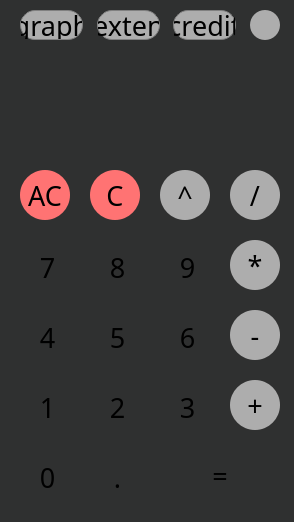
<?xml version="1.0" encoding="UTF-8"?>
<ui version="4.0">
 <class>MainWindow</class>
 <widget class="QMainWindow" name="MainWindow">
  <property name="geometry">
   <rect>
    <x>0</x>
    <y>0</y>
    <width>294</width>
    <height>522</height>
   </rect>
  </property>
  <property name="sizePolicy">
   <sizepolicy hsizetype="Preferred" vsizetype="Preferred">
    <horstretch>0</horstretch>
    <verstretch>0</verstretch>
   </sizepolicy>
  </property>
  <property name="font">
   <font>
    <family>.AppleSystemUIFontMonospaced</family>
   </font>
  </property>
  <property name="windowTitle">
   <string>MainWindow</string>
  </property>
  <property name="styleSheet">
   <string notr="true">background-color: #2f3030;
</string>
  </property>
  <widget class="QWidget" name="centralwidget">
   <property name="styleSheet">
    <string notr="true"/>
   </property>
   <widget class="QLabel" name="label">
    <property name="geometry">
     <rect>
      <x>10</x>
      <y>80</y>
      <width>271</width>
      <height>61</height>
     </rect>
    </property>
    <property name="font">
     <font>
      <family>Apple SD Gothic Neo</family>
      <pointsize>30</pointsize>
     </font>
    </property>
    <property name="cursor">
     <cursorShape>ArrowCursor</cursorShape>
    </property>
    <property name="layoutDirection">
     <enum>Qt::LeftToRight</enum>
    </property>
    <property name="autoFillBackground">
     <bool>false</bool>
    </property>
    <property name="styleSheet">
     <string notr="true">QLabel {
  qproperty-alignment: 'AlignVCenter | AlignRight';

}

background-color : white;</string>
    </property>
    <property name="text">
     <string/>
    </property>
    <property name="scaledContents">
     <bool>false</bool>
    </property>
    <property name="alignment">
     <set>Qt::AlignRight|Qt::AlignTrailing|Qt::AlignVCenter</set>
    </property>
    <property name="margin">
     <number>0</number>
    </property>
    <property name="indent">
     <number>0</number>
    </property>
   </widget>
   <widget class="QPushButton" name="pushButton_clear">
    <property name="geometry">
     <rect>
      <x>20</x>
      <y>170</y>
      <width>50</width>
      <height>50</height>
     </rect>
    </property>
    <property name="font">
     <font>
      <family>Apple SD Gothic Neo</family>
      <pointsize>20</pointsize>
     </font>
    </property>
    <property name="styleSheet">
     <string notr="true">QPushButton {
   background-color: #FF7373;

border-radius: 25px
}

QPushButton:pressed {
    background-color: qlineargradient(x1: 0, y1: 0, x2: 0, y2: 1,
                                      stop: 0 #CF5FD3, stop: 1 #4671D5);

}

</string>
    </property>
    <property name="text">
     <string>AC</string>
    </property>
   </widget>
   <widget class="QPushButton" name="pushButton_clear_symb">
    <property name="geometry">
     <rect>
      <x>90</x>
      <y>170</y>
      <width>50</width>
      <height>50</height>
     </rect>
    </property>
    <property name="font">
     <font>
      <family>Apple SD Gothic Neo</family>
      <pointsize>20</pointsize>
     </font>
    </property>
    <property name="styleSheet">
     <string notr="true">QPushButton {
   background-color: #FF7373;

border-radius: 25px
}

QPushButton:pressed {
    background-color: qlineargradient(x1: 0, y1: 0, x2: 0, y2: 1,
                                      stop: 0 #CF5FD3, stop: 1 #4671D5);

}

</string>
    </property>
    <property name="text">
     <string>C</string>
    </property>
   </widget>
   <widget class="QPushButton" name="pushButton_div">
    <property name="geometry">
     <rect>
      <x>230</x>
      <y>170</y>
      <width>50</width>
      <height>50</height>
     </rect>
    </property>
    <property name="font">
     <font>
      <family>Apple SD Gothic Neo</family>
      <pointsize>20</pointsize>
     </font>
    </property>
    <property name="styleSheet">
     <string notr="true">QPushButton {
  background-color: #adadad;

border-radius: 25px
}

QPushButton:pressed {
    background-color: qlineargradient(x1: 0, y1: 0, x2: 0, y2: 1,
                                      stop: 0 #dadbde, stop: 1 #f6f7fa);
}
</string>
    </property>
    <property name="text">
     <string>/</string>
    </property>
   </widget>
   <widget class="QPushButton" name="pushButton_mult">
    <property name="geometry">
     <rect>
      <x>230</x>
      <y>240</y>
      <width>50</width>
      <height>50</height>
     </rect>
    </property>
    <property name="font">
     <font>
      <family>Apple SD Gothic Neo</family>
      <pointsize>20</pointsize>
     </font>
    </property>
    <property name="styleSheet">
     <string notr="true">QPushButton {
  background-color: #adadad;

border-radius: 25px
}

QPushButton:pressed {
    background-color: qlineargradient(x1: 0, y1: 0, x2: 0, y2: 1,
                                      stop: 0 #dadbde, stop: 1 #f6f7fa);
}
</string>
    </property>
    <property name="text">
     <string>*</string>
    </property>
   </widget>
   <widget class="QPushButton" name="pushButton_9">
    <property name="geometry">
     <rect>
      <x>160</x>
      <y>240</y>
      <width>55</width>
      <height>55</height>
     </rect>
    </property>
    <property name="font">
     <font>
      <family>DecoType Naskh</family>
      <pointsize>20</pointsize>
      <bold>false</bold>
      <kerning>false</kerning>
     </font>
    </property>
    <property name="styleSheet">
     <string notr="true">QPushButton {

   border: 0px ;
border-radius: 27px
}
QPushButton:pressed {
    background-color: qlineargradient(x1: 0, y1: 0, x2: 0, y2: 1,
                                      stop: 0 #dadbde, stop: 1 #f6f7fa);
}

</string>
    </property>
    <property name="text">
     <string>9</string>
    </property>
   </widget>
   <widget class="QPushButton" name="pushButton_8">
    <property name="geometry">
     <rect>
      <x>90</x>
      <y>240</y>
      <width>55</width>
      <height>55</height>
     </rect>
    </property>
    <property name="font">
     <font>
      <family>DecoType Naskh</family>
      <pointsize>20</pointsize>
      <bold>false</bold>
      <kerning>false</kerning>
     </font>
    </property>
    <property name="styleSheet">
     <string notr="true">QPushButton {

   border: 0px ;
border-radius: 27px
}
QPushButton:pressed {
    background-color: qlineargradient(x1: 0, y1: 0, x2: 0, y2: 1,
                                      stop: 0 #dadbde, stop: 1 #f6f7fa);
}

</string>
    </property>
    <property name="text">
     <string>8</string>
    </property>
   </widget>
   <widget class="QPushButton" name="pushButton_7">
    <property name="geometry">
     <rect>
      <x>20</x>
      <y>240</y>
      <width>55</width>
      <height>55</height>
     </rect>
    </property>
    <property name="font">
     <font>
      <family>DecoType Naskh</family>
      <pointsize>20</pointsize>
      <bold>false</bold>
      <kerning>false</kerning>
     </font>
    </property>
    <property name="styleSheet">
     <string notr="true">QPushButton {

   border: 0px ;
border-radius: 27px
}
QPushButton:pressed {
    background-color: qlineargradient(x1: 0, y1: 0, x2: 0, y2: 1,
                                      stop: 0 #dadbde, stop: 1 #f6f7fa);
}

</string>
    </property>
    <property name="text">
     <string>7</string>
    </property>
   </widget>
   <widget class="QPushButton" name="pushButton_minus">
    <property name="geometry">
     <rect>
      <x>230</x>
      <y>310</y>
      <width>50</width>
      <height>50</height>
     </rect>
    </property>
    <property name="font">
     <font>
      <family>Apple SD Gothic Neo</family>
      <pointsize>20</pointsize>
     </font>
    </property>
    <property name="styleSheet">
     <string notr="true">QPushButton {
  background-color: #adadad;

border-radius: 25px
}

QPushButton:pressed {
    background-color: qlineargradient(x1: 0, y1: 0, x2: 0, y2: 1,
                                      stop: 0 #dadbde, stop: 1 #f6f7fa);
}
</string>
    </property>
    <property name="text">
     <string>-</string>
    </property>
   </widget>
   <widget class="QPushButton" name="pushButton_6">
    <property name="geometry">
     <rect>
      <x>160</x>
      <y>310</y>
      <width>55</width>
      <height>55</height>
     </rect>
    </property>
    <property name="font">
     <font>
      <family>DecoType Naskh</family>
      <pointsize>20</pointsize>
      <bold>false</bold>
      <kerning>false</kerning>
     </font>
    </property>
    <property name="styleSheet">
     <string notr="true">QPushButton {

   border: 0px ;
border-radius: 27px
}
QPushButton:pressed {
    background-color: qlineargradient(x1: 0, y1: 0, x2: 0, y2: 1,
                                      stop: 0 #dadbde, stop: 1 #f6f7fa);
}

</string>
    </property>
    <property name="text">
     <string>6</string>
    </property>
   </widget>
   <widget class="QPushButton" name="pushButton_5">
    <property name="geometry">
     <rect>
      <x>90</x>
      <y>310</y>
      <width>55</width>
      <height>55</height>
     </rect>
    </property>
    <property name="font">
     <font>
      <family>DecoType Naskh</family>
      <pointsize>20</pointsize>
      <bold>false</bold>
     </font>
    </property>
    <property name="styleSheet">
     <string notr="true">QPushButton {

   border: 0px ;
border-radius: 27px
}
QPushButton:pressed {
    background-color: qlineargradient(x1: 0, y1: 0, x2: 0, y2: 1,
                                      stop: 0 #dadbde, stop: 1 #f6f7fa);
}

</string>
    </property>
    <property name="text">
     <string>5</string>
    </property>
   </widget>
   <widget class="QPushButton" name="pushButton_4">
    <property name="geometry">
     <rect>
      <x>20</x>
      <y>310</y>
      <width>55</width>
      <height>55</height>
     </rect>
    </property>
    <property name="font">
     <font>
      <family>DecoType Naskh</family>
      <pointsize>20</pointsize>
      <bold>false</bold>
      <kerning>false</kerning>
     </font>
    </property>
    <property name="styleSheet">
     <string notr="true">QPushButton {

   border: 0px ;
border-radius: 27px
}
QPushButton:pressed {
    background-color: qlineargradient(x1: 0, y1: 0, x2: 0, y2: 1,
                                      stop: 0 #dadbde, stop: 1 #f6f7fa);
}

</string>
    </property>
    <property name="text">
     <string>4</string>
    </property>
   </widget>
   <widget class="QPushButton" name="pushButton_plus">
    <property name="geometry">
     <rect>
      <x>230</x>
      <y>380</y>
      <width>50</width>
      <height>50</height>
     </rect>
    </property>
    <property name="font">
     <font>
      <family>Apple SD Gothic Neo</family>
      <pointsize>20</pointsize>
     </font>
    </property>
    <property name="styleSheet">
     <string notr="true">QPushButton {
  background-color: #adadad;

border-radius: 25px
}

QPushButton:pressed {
    background-color: qlineargradient(x1: 0, y1: 0, x2: 0, y2: 1,
                                      stop: 0 #dadbde, stop: 1 #f6f7fa);
}
</string>
    </property>
    <property name="text">
     <string>+</string>
    </property>
   </widget>
   <widget class="QPushButton" name="pushButton_3">
    <property name="geometry">
     <rect>
      <x>160</x>
      <y>380</y>
      <width>55</width>
      <height>55</height>
     </rect>
    </property>
    <property name="font">
     <font>
      <family>DecoType Naskh</family>
      <pointsize>20</pointsize>
      <bold>false</bold>
      <kerning>false</kerning>
     </font>
    </property>
    <property name="styleSheet">
     <string notr="true">QPushButton {

   border: 0px ;
border-radius: 27px
}
QPushButton:pressed {
    background-color: qlineargradient(x1: 0, y1: 0, x2: 0, y2: 1,
                                      stop: 0 #dadbde, stop: 1 #f6f7fa);
}

</string>
    </property>
    <property name="text">
     <string>3</string>
    </property>
   </widget>
   <widget class="QPushButton" name="pushButton_2">
    <property name="geometry">
     <rect>
      <x>90</x>
      <y>380</y>
      <width>55</width>
      <height>55</height>
     </rect>
    </property>
    <property name="font">
     <font>
      <family>DecoType Naskh</family>
      <pointsize>20</pointsize>
      <bold>false</bold>
      <kerning>false</kerning>
     </font>
    </property>
    <property name="styleSheet">
     <string notr="true">QPushButton {

   border: 0px ;
border-radius: 27px
}
QPushButton:pressed {
    background-color: qlineargradient(x1: 0, y1: 0, x2: 0, y2: 1,
                                      stop: 0 #dadbde, stop: 1 #f6f7fa);
}

</string>
    </property>
    <property name="text">
     <string>2</string>
    </property>
   </widget>
   <widget class="QPushButton" name="pushButton_1">
    <property name="geometry">
     <rect>
      <x>20</x>
      <y>380</y>
      <width>55</width>
      <height>55</height>
     </rect>
    </property>
    <property name="font">
     <font>
      <family>DecoType Naskh</family>
      <pointsize>20</pointsize>
      <bold>false</bold>
      <kerning>false</kerning>
     </font>
    </property>
    <property name="styleSheet">
     <string notr="true">QPushButton {

   border: 0px ;
border-radius: 27px
}
QPushButton:pressed {
    background-color: qlineargradient(x1: 0, y1: 0, x2: 0, y2: 1,
                                      stop: 0 #dadbde, stop: 1 #f6f7fa);
}

</string>
    </property>
    <property name="text">
     <string>1</string>
    </property>
   </widget>
   <widget class="QPushButton" name="pushButton_dot">
    <property name="geometry">
     <rect>
      <x>90</x>
      <y>450</y>
      <width>55</width>
      <height>55</height>
     </rect>
    </property>
    <property name="font">
     <font>
      <family>Apple SD Gothic Neo</family>
      <pointsize>20</pointsize>
      <bold>false</bold>
     </font>
    </property>
    <property name="styleSheet">
     <string notr="true">QPushButton {

   border: 0px ;
border-radius: 27px
}
QPushButton:pressed {
    background-color: qlineargradient(x1: 0, y1: 0, x2: 0, y2: 1,
                                      stop: 0 #dadbde, stop: 1 #f6f7fa);
}

</string>
    </property>
    <property name="text">
     <string>.</string>
    </property>
   </widget>
   <widget class="QPushButton" name="pushButton_0">
    <property name="geometry">
     <rect>
      <x>20</x>
      <y>450</y>
      <width>55</width>
      <height>55</height>
     </rect>
    </property>
    <property name="font">
     <font>
      <family>DecoType Naskh</family>
      <pointsize>20</pointsize>
      <bold>false</bold>
      <kerning>false</kerning>
     </font>
    </property>
    <property name="accessibleName">
     <string/>
    </property>
    <property name="layoutDirection">
     <enum>Qt::RightToLeft</enum>
    </property>
    <property name="styleSheet">
     <string notr="true">QPushButton {

   border: 0px ;
border-radius: 27px
}
QPushButton:pressed {
    background-color: qlineargradient(x1: 0, y1: 0, x2: 0, y2: 1,
                                      stop: 0 #dadbde, stop: 1 #f6f7fa);
}

</string>
    </property>
    <property name="text">
     <string>0</string>
    </property>
   </widget>
   <widget class="QPushButton" name="pushButton_result">
    <property name="geometry">
     <rect>
      <x>160</x>
      <y>450</y>
      <width>120</width>
      <height>50</height>
     </rect>
    </property>
    <property name="font">
     <font>
      <family>Apple SD Gothic Neo</family>
      <pointsize>20</pointsize>
     </font>
    </property>
    <property name="styleSheet">
     <string notr="true">QPushButton {
   background: qlineargradient(x1:0, y1:0, x2:3 y2:0,
                stop:0 #4671D5, stop: 0.3 #F56E8D, stop:1 #CF5FD3);
border-radius: 25px
}

QPushButton:pressed {
    background-color: qlineargradient(x1: 0, y1: 0, x2: 0, y2: 1,
                                      stop: 0 #dadbde, stop: 1 #f6f7fa);
}

</string>
    </property>
    <property name="text">
     <string>=</string>
    </property>
   </widget>
   <widget class="QPushButton" name="pushButton_dark">
    <property name="geometry">
     <rect>
      <x>250</x>
      <y>10</y>
      <width>30</width>
      <height>30</height>
     </rect>
    </property>
    <property name="font">
     <font>
      <family>Apple SD Gothic Neo</family>
     </font>
    </property>
    <property name="styleSheet">
     <string notr="true">QPushButton {
 background-color: #adadad;
border-radius: 15px
}

QPushButton:pressed {
    background-color: qlineargradient(x1: 0, y1: 0, x2: 0, y2: 1,
                                      stop: 0 #dadbde, stop: 1 #f6f7fa);
}

</string>
    </property>
    <property name="text">
     <string/>
    </property>
   </widget>
   <widget class="QPushButton" name="pushButton_log">
    <property name="geometry">
     <rect>
      <x>370</x>
      <y>380</y>
      <width>50</width>
      <height>50</height>
     </rect>
    </property>
    <property name="font">
     <font>
      <family>Apple SD Gothic Neo</family>
      <pointsize>20</pointsize>
      <bold>false</bold>
     </font>
    </property>
    <property name="styleSheet">
     <string notr="true">QPushButton {
  background-color: #adadad;
border: 1px solid gray;
border-radius: 25px;
text-align: center
}
QPushButton:pressed {
    background-color: qlineargradient(x1: 0, y1: 0, x2: 0, y2: 1,
                                      stop: 0 #dadbde, stop: 1 #f6f7fa);
}

</string>
    </property>
    <property name="text">
     <string>log</string>
    </property>
   </widget>
   <widget class="QPushButton" name="pushButton_sqrt">
    <property name="geometry">
     <rect>
      <x>440</x>
      <y>380</y>
      <width>50</width>
      <height>50</height>
     </rect>
    </property>
    <property name="font">
     <font>
      <family>Apple SD Gothic Neo</family>
      <pointsize>20</pointsize>
      <bold>false</bold>
     </font>
    </property>
    <property name="styleSheet">
     <string notr="true">QPushButton {
  background-color: #adadad;
border: 1px solid gray;
border-radius: 25px;
text-align: center
}
QPushButton:pressed {
    background-color: qlineargradient(x1: 0, y1: 0, x2: 0, y2: 1,
                                      stop: 0 #dadbde, stop: 1 #f6f7fa);
}

</string>
    </property>
    <property name="text">
     <string>sqrt</string>
    </property>
   </widget>
   <widget class="QPushButton" name="pushButton_bracket1">
    <property name="geometry">
     <rect>
      <x>300</x>
      <y>170</y>
      <width>50</width>
      <height>50</height>
     </rect>
    </property>
    <property name="font">
     <font>
      <family>Apple SD Gothic Neo</family>
      <pointsize>20</pointsize>
      <bold>false</bold>
     </font>
    </property>
    <property name="styleSheet">
     <string notr="true">QPushButton {
  background-color: #adadad;
border: 1px solid gray;
border-radius: 25px;
text-align: center
}
QPushButton:pressed {
    background-color: qlineargradient(x1: 0, y1: 0, x2: 0, y2: 1,
                                      stop: 0 #dadbde, stop: 1 #f6f7fa);
}

</string>
    </property>
    <property name="text">
     <string>(</string>
    </property>
   </widget>
   <widget class="QPushButton" name="pushButton_X">
    <property name="geometry">
     <rect>
      <x>300</x>
      <y>450</y>
      <width>50</width>
      <height>50</height>
     </rect>
    </property>
    <property name="font">
     <font>
      <family>Apple SD Gothic Neo</family>
      <pointsize>35</pointsize>
      <bold>false</bold>
     </font>
    </property>
    <property name="styleSheet">
     <string notr="true">QPushButton {
  background-color: #adadad;
border: 2px solid white;
border-radius: 10px;
text-align: center;

}
QPushButton:pressed {
    background-color: qlineargradient(x1: 0, y1: 0, x2: 0, y2: 1,
                                      stop: 0 #dadbde, stop: 1 #f6f7fa);
}

</string>
    </property>
    <property name="text">
     <string>x</string>
    </property>
   </widget>
   <widget class="QPushButton" name="pushButton_credit">
    <property name="geometry">
     <rect>
      <x>173</x>
      <y>10</y>
      <width>63</width>
      <height>30</height>
     </rect>
    </property>
    <property name="font">
     <font>
      <family>Avenir</family>
      <pointsize>20</pointsize>
      <bold>false</bold>
     </font>
    </property>
    <property name="styleSheet">
     <string notr="true">QPushButton {
color: black;
  background-color: #adadad;
  border: 1px solid gray;
border-radius: 15px
}

QPushButton:pressed {
    background-color: qlineargradient(x1: 0, y1: 0, x2: 0, y2: 1,
                                      stop: 0 #dadbde, stop: 1 #f6f7fa);
}
</string>
    </property>
    <property name="text">
     <string>credit</string>
    </property>
   </widget>
   <widget class="QPushButton" name="pushButton_ln">
    <property name="geometry">
     <rect>
      <x>300</x>
      <y>380</y>
      <width>50</width>
      <height>50</height>
     </rect>
    </property>
    <property name="font">
     <font>
      <family>Apple SD Gothic Neo</family>
      <pointsize>20</pointsize>
      <bold>false</bold>
     </font>
    </property>
    <property name="styleSheet">
     <string notr="true">QPushButton {
  background-color: #adadad;
border: 1px solid gray;
border-radius: 25px;
text-align: center
}
QPushButton:pressed {
    background-color: qlineargradient(x1: 0, y1: 0, x2: 0, y2: 1,
                                      stop: 0 #dadbde, stop: 1 #f6f7fa);
}

</string>
    </property>
    <property name="text">
     <string>ln</string>
    </property>
   </widget>
   <widget class="QPushButton" name="pushButton_bracket2">
    <property name="geometry">
     <rect>
      <x>370</x>
      <y>170</y>
      <width>50</width>
      <height>50</height>
     </rect>
    </property>
    <property name="font">
     <font>
      <family>Apple SD Gothic Neo</family>
      <pointsize>20</pointsize>
      <bold>false</bold>
     </font>
    </property>
    <property name="styleSheet">
     <string notr="true">QPushButton {
  background-color: #adadad;
border: 1px solid gray;
border-radius: 25px;
text-align: center
}
QPushButton:pressed {
    background-color: qlineargradient(x1: 0, y1: 0, x2: 0, y2: 1,
                                      stop: 0 #dadbde, stop: 1 #f6f7fa);
}

</string>
    </property>
    <property name="text">
     <string>)</string>
    </property>
   </widget>
   <widget class="QPushButton" name="pushButton_sin">
    <property name="geometry">
     <rect>
      <x>300</x>
      <y>240</y>
      <width>50</width>
      <height>50</height>
     </rect>
    </property>
    <property name="font">
     <font>
      <family>Apple SD Gothic Neo</family>
      <pointsize>20</pointsize>
     </font>
    </property>
    <property name="styleSheet">
     <string notr="true">QPushButton {
  background-color: #adadad;
border: 1px solid gray;
border-radius: 25px;
text-align: center
}
QPushButton:pressed {
    background-color: qlineargradient(x1: 0, y1: 0, x2: 0, y2: 1,
                                      stop: 0 #dadbde, stop: 1 #f6f7fa);
}

</string>
    </property>
    <property name="text">
     <string>sin</string>
    </property>
   </widget>
   <widget class="QPushButton" name="pushButton_cos">
    <property name="geometry">
     <rect>
      <x>370</x>
      <y>240</y>
      <width>50</width>
      <height>50</height>
     </rect>
    </property>
    <property name="font">
     <font>
      <family>Apple SD Gothic Neo</family>
      <pointsize>20</pointsize>
      <bold>false</bold>
     </font>
    </property>
    <property name="styleSheet">
     <string notr="true">QPushButton {
  background-color: #adadad;
border: 1px solid gray;
border-radius: 25px;
text-align: center
}
QPushButton:pressed {
    background-color: qlineargradient(x1: 0, y1: 0, x2: 0, y2: 1,
                                      stop: 0 #dadbde, stop: 1 #f6f7fa);
}

</string>
    </property>
    <property name="text">
     <string>cos</string>
    </property>
   </widget>
   <widget class="QPushButton" name="pushButton_tan">
    <property name="geometry">
     <rect>
      <x>440</x>
      <y>240</y>
      <width>50</width>
      <height>50</height>
     </rect>
    </property>
    <property name="font">
     <font>
      <family>Apple SD Gothic Neo</family>
      <pointsize>20</pointsize>
      <bold>false</bold>
     </font>
    </property>
    <property name="styleSheet">
     <string notr="true">QPushButton {
  background-color: #adadad;
border: 1px solid gray;
border-radius: 25px;
text-align: center
}
QPushButton:pressed {
    background-color: qlineargradient(x1: 0, y1: 0, x2: 0, y2: 1,
                                      stop: 0 #dadbde, stop: 1 #f6f7fa);
}

</string>
    </property>
    <property name="text">
     <string>tan</string>
    </property>
   </widget>
   <widget class="QPushButton" name="pushButton_acos">
    <property name="geometry">
     <rect>
      <x>370</x>
      <y>310</y>
      <width>50</width>
      <height>50</height>
     </rect>
    </property>
    <property name="font">
     <font>
      <family>Apple SD Gothic Neo</family>
      <pointsize>20</pointsize>
      <bold>false</bold>
     </font>
    </property>
    <property name="styleSheet">
     <string notr="true">QPushButton {
  background-color: #adadad;
border: 1px solid gray;
border-radius: 25px;
text-align: center
}
QPushButton:pressed {
    background-color: qlineargradient(x1: 0, y1: 0, x2: 0, y2: 1,
                                      stop: 0 #dadbde, stop: 1 #f6f7fa);
}

</string>
    </property>
    <property name="text">
     <string>acos</string>
    </property>
   </widget>
   <widget class="QPushButton" name="pushButton_atan">
    <property name="geometry">
     <rect>
      <x>440</x>
      <y>310</y>
      <width>50</width>
      <height>50</height>
     </rect>
    </property>
    <property name="font">
     <font>
      <family>Apple SD Gothic Neo</family>
      <pointsize>20</pointsize>
      <bold>false</bold>
     </font>
    </property>
    <property name="styleSheet">
     <string notr="true">QPushButton {
  background-color: #adadad;
border: 1px solid gray;
border-radius: 25px;
text-align: center
}
QPushButton:pressed {
    background-color: qlineargradient(x1: 0, y1: 0, x2: 0, y2: 1,
                                      stop: 0 #dadbde, stop: 1 #f6f7fa);
}

</string>
    </property>
    <property name="text">
     <string>atan</string>
    </property>
   </widget>
   <widget class="QPushButton" name="pushButton_asin">
    <property name="geometry">
     <rect>
      <x>300</x>
      <y>310</y>
      <width>50</width>
      <height>50</height>
     </rect>
    </property>
    <property name="font">
     <font>
      <family>Apple SD Gothic Neo</family>
      <pointsize>20</pointsize>
      <bold>false</bold>
     </font>
    </property>
    <property name="styleSheet">
     <string notr="true">QPushButton {
  background-color: #adadad;
border: 1px solid gray;
border-radius: 25px;
text-align: center
}
QPushButton:pressed {
    background-color: qlineargradient(x1: 0, y1: 0, x2: 0, y2: 1,
                                      stop: 0 #dadbde, stop: 1 #f6f7fa);
}

</string>
    </property>
    <property name="text">
     <string>asin</string>
    </property>
   </widget>
   <widget class="QPushButton" name="pushButton_degree">
    <property name="geometry">
     <rect>
      <x>160</x>
      <y>170</y>
      <width>50</width>
      <height>50</height>
     </rect>
    </property>
    <property name="font">
     <font>
      <family>Apple SD Gothic Neo</family>
      <pointsize>20</pointsize>
      <bold>false</bold>
     </font>
    </property>
    <property name="styleSheet">
     <string notr="true">QPushButton {
  background-color: #adadad;

border-radius: 25px
}

QPushButton:pressed {
    background-color: qlineargradient(x1: 0, y1: 0, x2: 0, y2: 1,
                                      stop: 0 #dadbde, stop: 1 #f6f7fa);
}
</string>
    </property>
    <property name="text">
     <string>^</string>
    </property>
   </widget>
   <widget class="QPushButton" name="pushButton_mod">
    <property name="geometry">
     <rect>
      <x>440</x>
      <y>170</y>
      <width>50</width>
      <height>50</height>
     </rect>
    </property>
    <property name="font">
     <font>
      <family>Apple SD Gothic Neo</family>
      <pointsize>20</pointsize>
      <bold>false</bold>
     </font>
    </property>
    <property name="styleSheet">
     <string notr="true">QPushButton {
  background-color: #adadad;
border: 1px solid gray;
border-radius: 25px;
text-align: center
}
QPushButton:pressed {
    background-color: qlineargradient(x1: 0, y1: 0, x2: 0, y2: 1,
                                      stop: 0 #dadbde, stop: 1 #f6f7fa);
}

</string>
    </property>
    <property name="text">
     <string>mod</string>
    </property>
   </widget>
   <widget class="QLabel" name="label_2">
    <property name="geometry">
     <rect>
      <x>22</x>
      <y>153</y>
      <width>256</width>
      <height>2</height>
     </rect>
    </property>
    <property name="styleSheet">
     <string notr="true"> background: qlineargradient(x1:0, y1:0, x2:3 y2:0,
                stop:0 #4671D5, stop: 0.3 #F56E8D, stop:1 #CF5FD3);

</string>
    </property>
    <property name="text">
     <string/>
    </property>
   </widget>
   <widget class="QLineEdit" name="result_show_x">
    <property name="geometry">
     <rect>
      <x>390</x>
      <y>450</y>
      <width>101</width>
      <height>50</height>
     </rect>
    </property>
    <property name="font">
     <font>
      <family>DecoType Naskh</family>
      <pointsize>20</pointsize>
     </font>
    </property>
    <property name="layoutDirection">
     <enum>Qt::RightToLeft</enum>
    </property>
    <property name="styleSheet">
     <string notr="true">  background-color: #adadad;
border: 2px solid white;
border-radius: 10px;
text-align: center</string>
    </property>
    <property name="text">
     <string/>
    </property>
   </widget>
   <widget class="QLabel" name="label_3">
    <property name="geometry">
     <rect>
      <x>360</x>
      <y>440</y>
      <width>16</width>
      <height>61</height>
     </rect>
    </property>
    <property name="font">
     <font>
      <pointsize>20</pointsize>
     </font>
    </property>
    <property name="text">
     <string>=</string>
    </property>
   </widget>
   <widget class="QPushButton" name="pushButton_exten">
    <property name="geometry">
     <rect>
      <x>97</x>
      <y>10</y>
      <width>63</width>
      <height>30</height>
     </rect>
    </property>
    <property name="font">
     <font>
      <family>Avenir</family>
      <pointsize>20</pointsize>
      <bold>false</bold>
     </font>
    </property>
    <property name="styleSheet">
     <string notr="true">QPushButton {
color: black;
  background-color: #adadad;
  border: 1px solid gray;
border-radius: 15px
}

QPushButton:pressed {
    background-color: qlineargradient(x1: 0, y1: 0, x2: 0, y2: 1,
                                      stop: 0 #dadbde, stop: 1 #f6f7fa);
}
</string>
    </property>
    <property name="text">
     <string>exten</string>
    </property>
   </widget>
   <widget class="QPushButton" name="pushButton_graph">
    <property name="geometry">
     <rect>
      <x>20</x>
      <y>10</y>
      <width>63</width>
      <height>30</height>
     </rect>
    </property>
    <property name="font">
     <font>
      <family>Avenir</family>
      <pointsize>20</pointsize>
      <bold>false</bold>
     </font>
    </property>
    <property name="styleSheet">
     <string notr="true">QPushButton {
color: black;
  background-color: #adadad;
  border: 1px solid gray;
border-radius: 15px
}

QPushButton:pressed {
    background-color: qlineargradient(x1: 0, y1: 0, x2: 0, y2: 1,
                                      stop: 0 #dadbde, stop: 1 #f6f7fa);
}
</string>
    </property>
    <property name="text">
     <string>graph</string>
    </property>
   </widget>
  </widget>
 </widget>
 <resources/>
 <connections/>
</ui>
